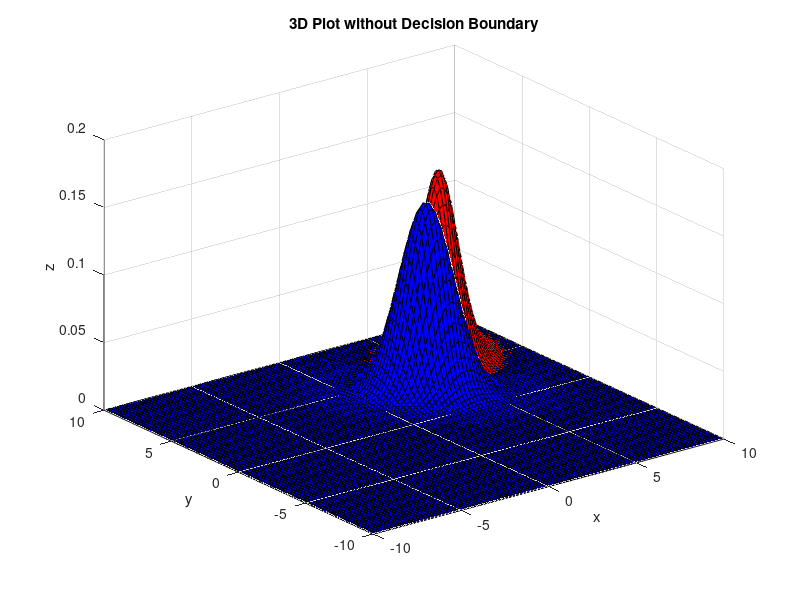
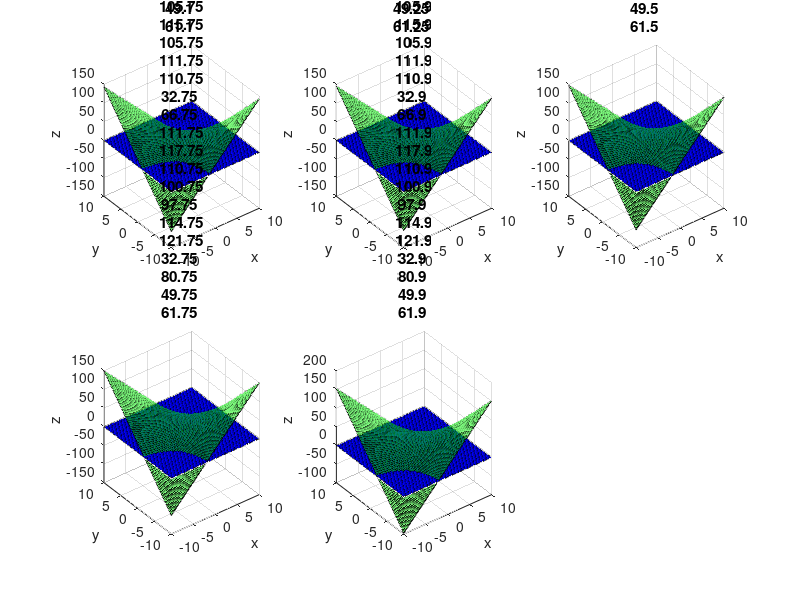
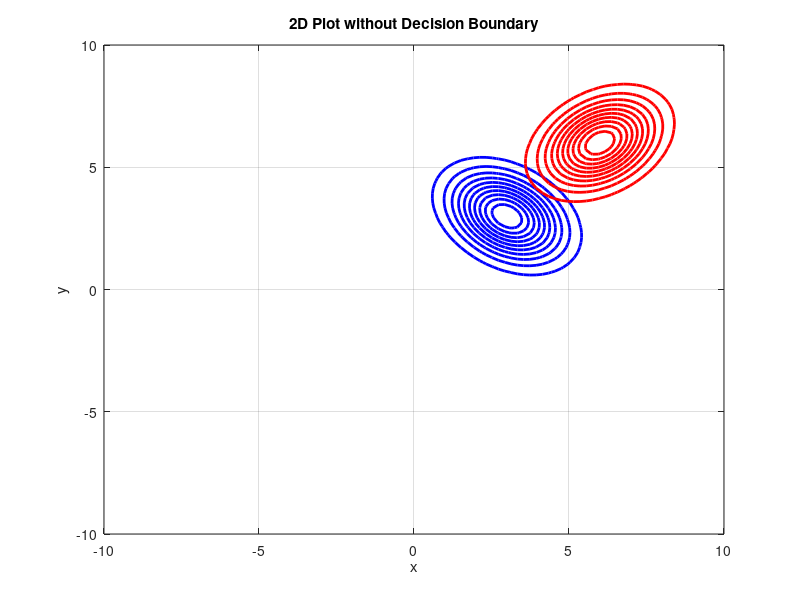
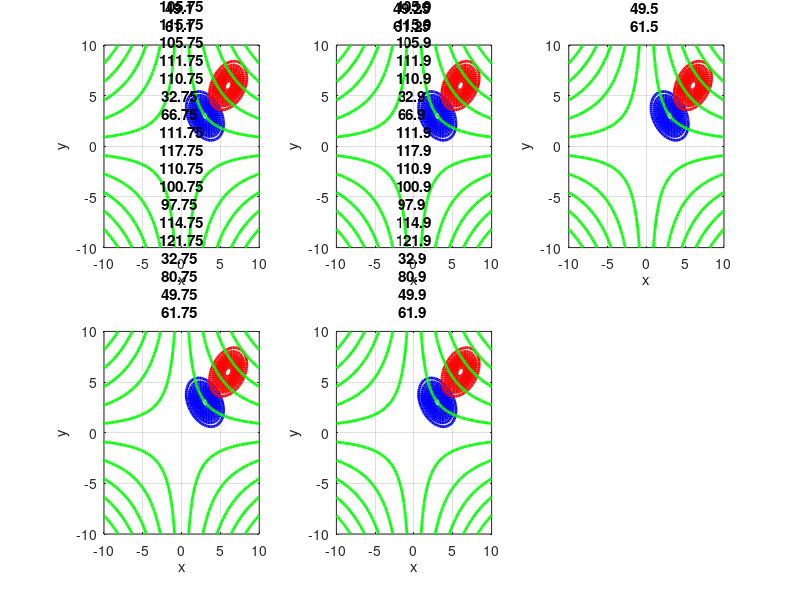

These charts were generated, in order, by the following MATLAB code:
clear all;
close all;
clc
%1
m1 = [3; 3]
m2 = [6; 6]

s1 = [1.2 -0.4; -0.4 1.2];
s2 = [1.2 0.4; 0.4 1.2];
p1= [0.1 0.25 0.5 0.75 0.9];
p2=1-p1;

% Compute the decision boundary coefficients
x = linspace(-10, 10 , 100);
y = linspace(-10,10,100);
[X,Y]=meshgrid(x,y);

B1 = x-m1;
B2 = x-m2;
S1 = inv(s1);
S2 = inv(s2);


%f= B2'*S2*B2-B1'*S1*B1 -2*log(p2(i)/p1(i)) decision boundary

%2


Z1 = mvnpdf([X(:) Y(:)], m1', s1);
Z1 = reshape(Z1, size(X));

Z2 = mvnpdf([X(:) Y(:)], m2', s2);
Z2 = reshape(Z2, size(X));
figure(1);
surf(X,Y,Z1,'FaceColor','blue');
xlabel("x");
ylabel("y");
zlabel("z");
hold on;
surf(X,Y,Z2,'FaceColor','red');
hold on
xlabel("x");
ylabel("y");
zlabel("z");
title("3D Plot without Decision Boundary");

%3
figure(2);
for i = 1:5

f= B2'*S2*B2-B1'*S1*B1 -2*log(p2(i)/p1(i));

subplot(2, 3, i);
surf(X,Y,Z1,'FaceColor','blue');
xlabel("x");
ylabel("y");
zlabel("z");
hold on;
surf(X,Y,Z2,'FaceColor','red');
hold on
surf(X,Y,f,'FaceColor','green','FaceAlpha',0.5);
xlabel("x");
ylabel("y");
zlabel("z");
title("3D Plot with Decision Boundary P1=" + p1(i) );
end


figure(3);
contour(X,Y,Z1, 'LineColor', 'blue', 'LineWidth', 2);
grid on     
hold on;
contour(X,Y,Z2, 'LineColor', 'red', 'LineWidth', 2);
grid on  
xlabel("x");
ylabel("y");
title("2D Plot without Decision Boundary");

figure(4);
for i=1:5;
    subplot(2, 3, i);
    f= B2'*S2*B2-B1'*S1*B1 -2*log(p2(i)/p1(i));
    contour(X,Y,Z1, 'LineColor', 'blue', 'LineWidth', 2);
    grid on     
    hold on;
    contour(X,Y,Z2, 'LineColor', 'red', 'LineWidth', 2);
    grid on  
    contour(X,Y,f, 'LineColor', 'green', 'LineWidth', 2);
    xlabel("x");
    ylabel("y");
    title("2D Plot without Decision Boundary P1=" + p1(i));
end

%4.1


s = [1.2 0.4; 0.4 1.2];

% Compute the decision boundary coefficients
x = linspace(-10, 10 , 100);
y = linspace(-10,10,100);
[X,Y]=meshgrid(x,y);

B1 = x-m1;
B2 = x-m2;
S = inv(s);
%f= B2'*S*B2-B1'*S*B1 -2*log(p2(i)/p1(i)) decision boundary

%4.2

Z1 = mvnpdf([X(:) Y(:)], m1', s);
Z1 = reshape(Z1, size(X));

Z2 = mvnpdf([X(:) Y(:)], m2', s);
Z2 = reshape(Z2, size(X));

figure(5);
surf(X,Y,Z1,'FaceColor','blue');
xlabel("x");
ylabel("y");
zlabel("z");
hold on;
surf(X,Y,Z2,'FaceColor','red');
hold on
xlabel("x");
ylabel("y");
zlabel("z");
title("3D Plot without Decision Boundary");

%4.3
figure(6);
for i = 1:5

    f= B2'*S*B2-B1'*S*B1 -2*log(p2(i)/p1(i));
    subplot(2, 3, i);
    surf(X,Y,Z1,'FaceColor','blue');
    xlabel("x");
    ylabel("y");
    zlabel("z");
    hold on;
    surf(X,Y,Z2,'FaceColor','red');
    hold on
    surf(X,Y,f,'FaceColor','green','FaceAlpha',0.5);
    xlabel("x");
    ylabel("y");
    zlabel("z");
    title("3D Plot with Decision Boundary P1=" + p1(i) );
end


figure(7);
contour(X,Y,Z1, 'LineColor', 'blue', 'LineWidth', 2);
grid on     
hold on;
contour(X,Y,Z2, 'LineColor', 'red', 'LineWidth', 2);
grid on  
xlabel("x");
ylabel("y");
title("2D Plot without Decision Boundary");

figure(8);
for i=1:5;
    subplot(2, 3, i);
    f= B2'*S*B2-B1'*S*B1 -2*log(p2(i)/p1(i));
    contour(X,Y,Z1, 'LineColor', 'blue', 'LineWidth', 2);
    grid on     
    hold on;
    contour(X,Y,Z2, 'LineColor', 'red', 'LineWidth', 2);
    grid on  
    contour(X,Y,f, 'LineColor', 'green', 'LineWidth', 2);
    xlabel("x");
    ylabel("y");
    title("2D Plot without Decision Boundary P1=" + p1(i));
end





